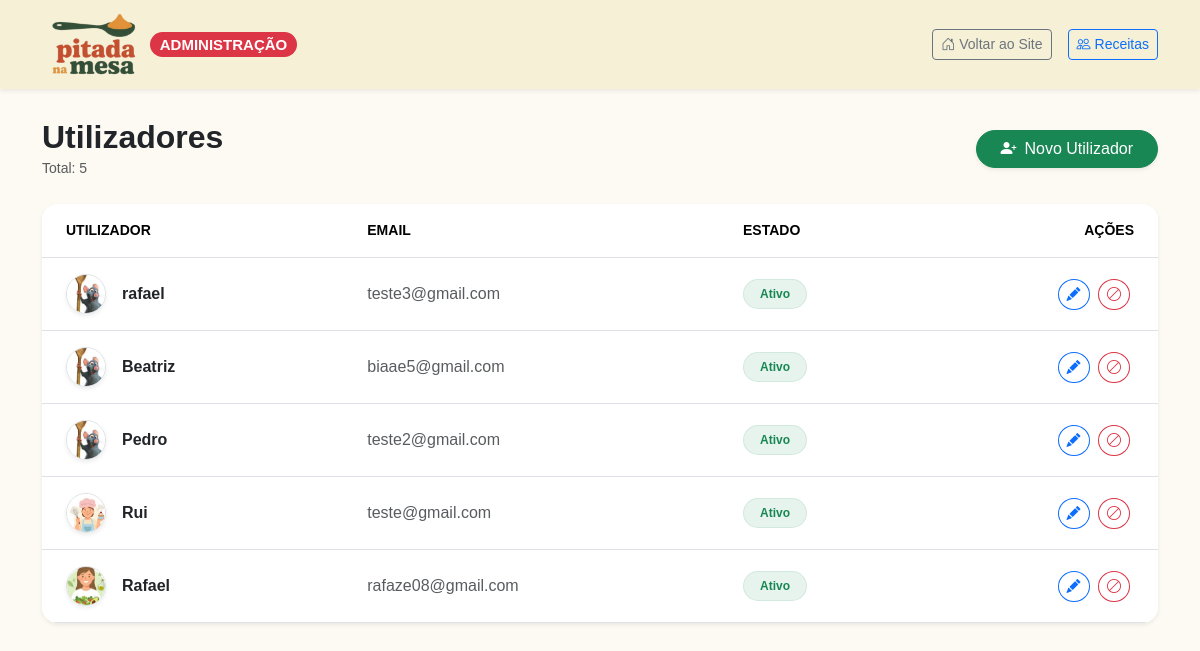
Page /admin/utilizadores.php on the earlier database version.
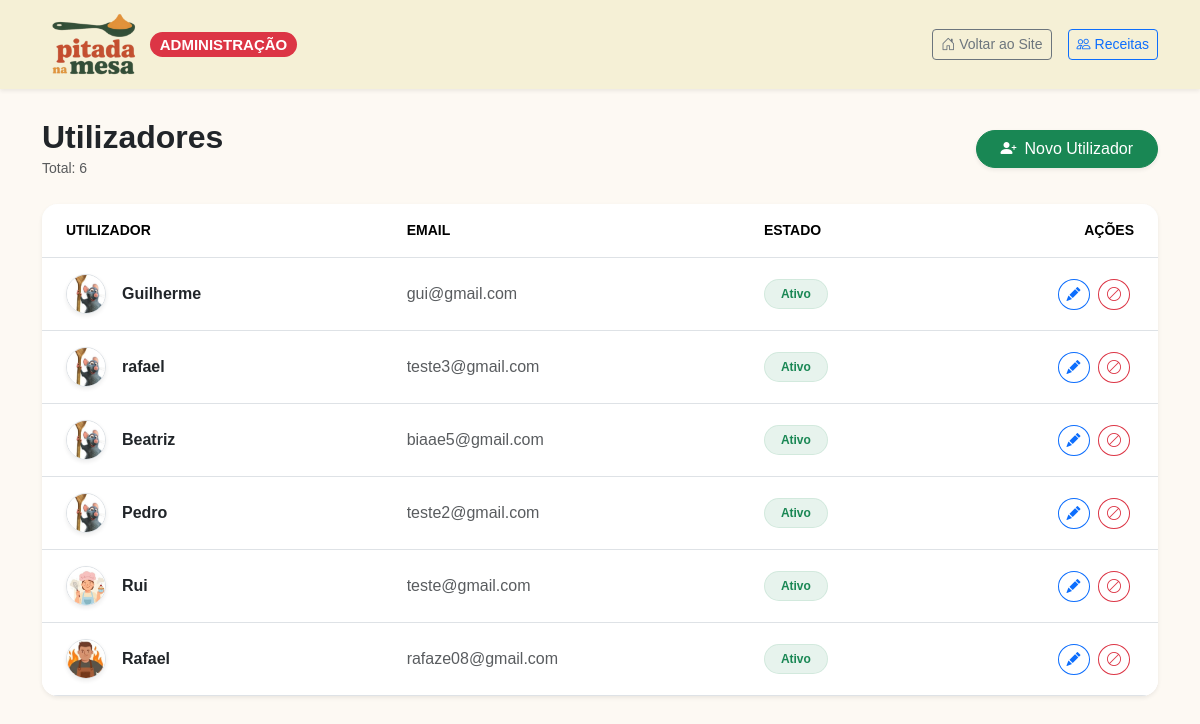
Same page on the later database version.
### tables this page shows
CREATE TABLE IF NOT EXISTS `utilizadores` (
  `iduser` int NOT NULL AUTO_INCREMENT,
  `utilizador` varchar(100) NOT NULL,
  `email` varchar(100) NOT NULL,
  `pass` varchar(60) NOT NULL,
  `estado` tinyint(1) DEFAULT '1',
  PRIMARY KEY (`iduser`) USING BTREE,
  UNIQUE KEY `email` (`email`)
);

CREATE TABLE IF NOT EXISTS `dados_perfil` (
  `id` int NOT NULL AUTO_INCREMENT,
  `id_utilizador` int NOT NULL,
  `idade` int DEFAULT NULL,
  `prato_favorito` varchar(255) DEFAULT NULL,
  `avatar` varchar(50) DEFAULT 'avpadrao.jpg',
  PRIMARY KEY (`id`)
);

### admin/utilizadores.php (the view, shortened to what this page needs)
<?php
require('includes/connection.php');
$sql = "SELECT u.iduser, u.utilizador, u.email, u.estado, dp.avatar
        FROM utilizadores u
        LEFT JOIN dados_perfil dp ON u.iduser = dp.id_utilizador
        ORDER BY u.iduser DESC";
$stmt = $dbh->query($sql);
$users = $stmt->fetchAll(PDO::FETCH_ASSOC);
?>
<!DOCTYPE html>
<html lang="pt">
<head>
    <link href="../css/bootstrap.min.css" rel="stylesheet">
    <link href="../css/bootstrap-icons.min.css" rel="stylesheet">
    <link href="../css/style.css" rel="stylesheet">
</head>
<body>
    <nav class="navbar navbar-expand-lg fixed-top shadow-sm  " style="background-color: rgb(245, 240, 214);">
      <div class="container">
        <a class="navbar-brand d-flex align-items-center" href="../index.php">
          <img src="../imgs/pitada.logo.png" alt="Logótipo" width="100" class="me-2">
          <span class="badge bg-danger rounded-pill">ADMINISTRAÇÃO</span>
        </a>
        <div class="d-flex align-items-center gap-3">
             <a href="../index.php" class="btn btn-outline-secondary btn-sm"><i class="bi bi-house-door me-1"></i>Voltar ao Site</a>
             <a href="gerir-receitas.php" class="btn btn-outline-primary btn-sm"><i class="bi bi-people me-1"></i>Receitas</a>
        </div>
      </div>
    </nav>
    <div class="container my-5">
        <div class="d-flex justify-content-between align-items-center mb-4">
            <div>
                <h2 class="fw-bold m-0 text-dark">Utilizadores</h2>
                <span class="text-muted small">Total: <?php echo count($users); ?></span>
            </div>
            <button class="btn btn-success rounded-pill px-4 shadow-sm" onclick="abrirModalCriar()">
                <i class="bi bi-person-plus-fill me-2"></i>Novo Utilizador
            </button>
        </div>
        <div class="card border-0 shadow-sm rounded-4 overflow-hidden">
            <div class="table-responsive">
                <table class="table table-hover align-middle mb-0">
                    <thead class="bg-light text-secondary text-uppercase small fw-bold">
                        <tr>
                            <th class="ps-4 py-3">Utilizador</th>
                            <th class="py-3">Email</th>
                            <th class="py-3">Estado</th>
                            <th class="text-end pe-4 py-3">Ações</th>
                        </tr>
                    </thead>
                    <tbody class="bg-white border-top-0">
                        <?php if(count($users) > 0): ?>
                            <?php foreach($users as $user):
                                $avatar = '../imgs/avatar/avpadrao.jpg';
                                if (!empty($user['avatar']) && $user['avatar'] != 'default' && file_exists('../imgs/avatar/' . $user['avatar'])) {
                                    $avatar = '../imgs/avatar/' . $user['avatar'];
                                }
                                $estado = isset($user['estado']) ? $user['estado'] : 1;
                            ?>
                            <tr>
                                <td class="ps-4 py-3">
                                    <div class="d-flex align-items-center">
                                        <img src="<?php echo $avatar; ?>" class="rounded-circle me-3 border shadow-sm" width="40" height="40" style="object-fit:cover;">
                                        <div class="fw-bold text-dark"><?php echo htmlspecialchars($user['utilizador']); ?></div>
                                    </div>
                                </td>
                                <td class="text-muted"><?php echo htmlspecialchars($user['email']); ?></td>
                                <td>
                                    <?php if($estado == 1): ?>
                                        <span class="badge bg-success bg-opacity-10 text-success rounded-pill px-3 py-2 border border-success border-opacity-10">Ativo</span>
                                    <?php else: ?>
                                        <span class="badge bg-danger bg-opacity-10 text-danger rounded-pill px-3 py-2 border border-danger border-opacity-10">Bloqueado</span>
                                    <?php endif; ?>
                                </td>
                                <td class="text-end pe-4">
                                    <button class="btn btn-sm btn-outline-primary rounded-circle me-1"
                                            onclick='abrirModalEditar(<?php echo json_encode($user); ?>)'>
                                        <i class="bi bi-pencil-fill"></i>
                                    </button>
                                    <?php if($estado == 1): ?>
                                        <button class="btn btn-sm btn-outline-danger rounded-circle me-1"
                                                onclick="abrirModalStatus(<?= $user['iduser'] ?>, 0, '<?= addslashes($user['utilizador']) ?>')">
                                            <i class="bi bi-ban"></i>
                                        </button>
                                    <?php endif; ?>
                                </td>
                            </tr>
                            <?php endforeach; ?>
                        <?php else: ?>
                            <tr><td colspan="4" class="text-center py-5 text-muted">Nenhum utilizador encontrado.</td></tr>
                        <?php endif; ?>
                    </tbody>
                </table>
            </div>
        </div>
    </div>
</body>
</html>

### css/style.css (style rules this page uses)
body { background-color: rgb(253, 249, 243); padding-top: 70px; font-family: 'Trebuchet MS', 'Lucida Sans Unicode', 'Lucida Grande', 'Lucida Sans', Arial, sans-serif; }

Differences in the rows shown:
added utilizadores: utilizador "Guilherme", email "gui@gmail.com", estado "Ativo"
changed dados_perfil "Rafael": avatar: a different picture
Other differences:
count($users): "5" → "6"
